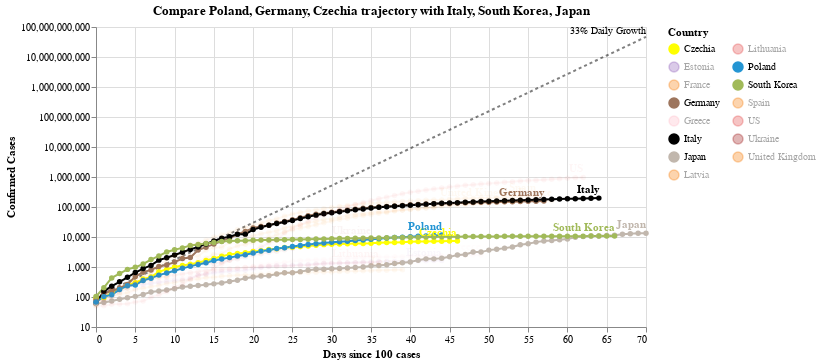

Here is the notebook cell this chart was saved with:
### Code cell
#hide_input
chart2 = make_since_chart(['Poland', 'Germany', 'Czechia'])
chart2

### Figure 1 — Vega-Lite specification as saved in the notebook (floating-point values rounded to 4 significant figures; data arrays with more than 128 entries replaced by an {"elided": "..."} marker saying what was removed)
{"config": {"view": {"continuousWidth": 400, "continuousHeight": 300}}, "layer": [{"mark": {"type": "line", "color": "black", "opacity": 0.5, "strokeDash": [3, 3]}, "encoding": {"x": {"type": "quantitative", "field": "Days since 100 cases"}, "y": {"type": "quantitative", "field": "Confirmed Cases"}}}, {"mark": {"type": "text", "align": "right", "dy": -6, "fontSize": 10, "text": "33% Daily Growth"}, "encoding": {"x": {"type": "quantitative", "field": "Days since 100 cases"}, "y": {"type": "quantitative", "field": "Confirmed Cases"}}, "transform": [{"filter": "(datum['Days since 100 cases'] >= 70)"}]}, {"data": {"name": "data-0e9b0f6815613332706c91ac41e01c24"}, "mark": {"type": "line", "point": true}, "encoding": {"color": {"type": "nominal", "field": "Country", "legend": {"columns": 2}, "scale": {"domain": ["Czechia", "Estonia", "France", "Germany", "Greece", "Italy", "Japan", "Latvia", "Lithuania", "Poland", "South Korea", "Spain", "US", "Ukraine", "United Kingdom"], "range": ["yellow", "#9467bd", "#F58518", "#9D755D", "pink", "black", "#C1B7AD", "#F58518", "#E45756", "#2495D3", "#A1BA59", "#F58518", "#E45756", "brown", "#F58518"]}}, "opacity": {"condition": {"value": 1, "selection": "selector002"}, "value": 0.05}, "tooltip": [{"type": "nominal", "field": "Country"}, {"type": "temporal", "field": "Date"}, {"type": "quantitative", "field": "Confirmed Cases"}, {"type": "quantitative", "field": "Days since 100 cases"}], "x": {"type": "quantitative", "field": "Days since 100 cases"}, "y": {"type": "quantitative", "field": "Confirmed Cases", "scale": {"type": "log"}}}, "selection": {"selector002": {"type": "multi", "fields": ["Country"], "bind": "legend", "init": [{"Country": "Poland"}, {"Country": "Germany"}, {"Country": "Czechia"}, {"Country": "Italy"}, {"Country": "South Korea"}, {"Country": "Japan"}]}}, "width": 550}, {"data": {"name": "data-0e9b0f6815613332706c91ac41e01c24"}, "mark": {"type": "text", "align": "right", "dy": -8, "fontWeight": "bold"}, "encoding": {"color": {"type": "nominal", "field": "Country", "legend": {"columns": 2}, "scale": {"domain": ["Czechia", "Estonia", "France", "Germany", "Greece", "Italy", "Japan", "Latvia", "Lithuania", "Poland", "South Korea", "Spain", "US", "Ukraine", "United Kingdom"], "range": ["yellow", "#9467bd", "#F58518", "#9D755D", "pink", "black", "#C1B7AD", "#F58518", "#E45756", "#2495D3", "#A1BA59", "#F58518", "#E45756", "brown", "#F58518"]}}, "opacity": {"condition": {"value": 1, "selection": "selector002"}, "value": 0.05}, "text": {"type": "nominal", "field": "Country"}, "tooltip": [{"type": "nominal", "field": "Country"}, {"type": "temporal", "field": "Date"}, {"type": "quantitative", "field": "Confirmed Cases"}, {"type": "quantitative", "field": "Days since 100 cases"}], "x": {"type": "quantitative", "field": "Days since 100 cases"}, "y": {"type": "quantitative", "field": "Confirmed Cases", "scale": {"type": "log"}}}, "transform": [{"filter": "(datum['Date'] >= 1587859200000)"}], "width": 550}], "data": {"name": "data-d5276c24790f743b3f5c40ddfbd27d02"}, "title": "Compare Poland, Germany, Czechia trajectory with Italy, South Korea, Japan", "$schema": "https://vega.github.io/schema/vega-lite/v4.0.2.json", "datasets": {"data-d5276c24790f743b3f5c40ddfbd27d02": [{"Days since 100 cases": 0, "Confirmed Cases": 100.0}, {"Days since 100 cases": 1, "Confirmed Cases": 133.0}, {"Days since 100 cases": 2, "Confirmed Cases": 176.9}, {"Days since 100 cases": 3, "Confirmed Cases": 235.3}, {"Days since 100 cases": 4, "Confirmed Cases": 312.9}, {"Days since 100 cases": 5, "Confirmed Cases": 416.2}, {"Days since 100 cases": 6, "Confirmed Cases": 553.5}, {"Days since 100 cases": 7, "Confirmed Cases": 736.1}, {"Days since 100 cases": 8, "Confirmed Cases": 979.1}, {"Days since 100 cases": 9, "Confirmed Cases": 1302.0}, {"Days since 100 cases": 10, "Confirmed Cases": 1732.0}, {"Days since 100 cases": 11, "Confirmed Cases": 2303.0}, {"Days since 100 cases": 12, "Confirmed Cases": 3064.0}, {"Days since 100 cases": 13, "Confirmed Cases": 4074.0}, {"Days since 100 cases": 14, "Confirmed Cases": 5419.0}, {"Days since 100 cases": 15, "Confirmed Cases": 7207.0}, {"Days since 100 cases": 16, "Confirmed Cases": 9586.0}, {"Days since 100 cases": 17, "Confirmed Cases": 12750.0}, {"Days since 100 cases": 18, "Confirmed Cases": 16960.0}, {"Days since 100 cases": 19, "Confirmed Cases": 22550.0}, {"Days since 100 cases": 20, "Confirmed Cases": 29990.0}, {"Days since 100 cases": 21, "Confirmed Cases": 39890.0}, {"Days since 100 cases": 22, "Confirmed Cases": 53060.0}, {"Days since 100 cases": 23, "Confirmed Cases": 70560.0}, {"Days since 100 cases": 24, "Confirmed Cases": 93850.0}, {"Days since 100 cases": 25, "Confirmed Cases": 124800.0}, {"Days since 100 cases": 26, "Confirmed Cases": 166000.0}, {"Days since 100 cases": 27, "Confirmed Cases": 220800.0}, {"Days since 100 cases": 28, "Confirmed Cases": 293700.0}, {"Days since 100 cases": 29, "Confirmed Cases": 390600.0}, {"Days since 100 cases": 30, "Confirmed Cases": 519500.0}, {"Days since 100 cases": 31, "Confirmed Cases": 690900.0}, {"Days since 100 cases": 32, "Confirmed Cases": 918900.0}, {"Days since 100 cases": 33, "Confirmed Cases": 1222000.0}, {"Days since 100 cases": 34, "Confirmed Cases": 1625000.0}, {"Days since 100 cases": 35, "Confirmed Cases": 2162000.0}, {"Days since 100 cases": 36, "Confirmed Cases": 2875000.0}, {"Days since 100 cases": 37, "Confirmed Cases": 3824000.0}, {"Days since 100 cases": 38, "Confirmed Cases": 5086000.0}, {"Days since 100 cases": 39, "Confirmed Cases": 6764000.0}, {"Days since 100 cases": 40, "Confirmed Cases": 8996000.0}, {"Days since 100 cases": 41, "Confirmed Cases": 11970000.0}, {"Days since 100 cases": 42, "Confirmed Cases": 15910000.0}, {"Days since 100 cases": 43, "Confirmed Cases": 21170000.0}, {"Days since 100 cases": 44, "Confirmed Cases": 28150000.0}, {"Days since 100 cases": 45, "Confirmed Cases": 37440000.0}, {"Days since 100 cases": 46, "Confirmed Cases": 49790000.0}, {"Days since 100 cases": 47, "Confirmed Cases": 66230000.0}, {"Days since 100 cases": 48, "Confirmed Cases": 88080000.0}, {"Days since 100 cases": 49, "Confirmed Cases": 117100000.0}, {"Days since 100 cases": 50, "Confirmed Cases": 155800000.0}, {"Days since 100 cases": 51, "Confirmed Cases": 207200000.0}, {"Days since 100 cases": 52, "Confirmed Cases": 275600000.0}, {"Days since 100 cases": 53, "Confirmed Cases": 366600000.0}, {"Days since 100 cases": 54, "Confirmed Cases": 487500000.0}, {"Days since 100 cases": 55, "Confirmed Cases": 648400000.0}, {"Days since 100 cases": 56, "Confirmed Cases": 862400000.0}, {"Days since 100 cases": 57, "Confirmed Cases": 1147000000.0}, {"Days since 100 cases": 58, "Confirmed Cases": 1525000000.0}, {"Days since 100 cases": 59, "Confirmed Cases": 2029000000.0}, {"Days since 100 cases": 60, "Confirmed Cases": 2698000000.0}, {"Days since 100 cases": 61, "Confirmed Cases": 3589000000.0}, {"Days since 100 cases": 62, "Confirmed Cases": 4773000000.0}, {"Days since 100 cases": 63, "Confirmed Cases": 6348000000.0}, {"Days since 100 cases": 64, "Confirmed Cases": 8443000000.0}, {"Days since 100 cases": 65, "Confirmed Cases": 11230000000.0}, {"Days since 100 cases": 66, "Confirmed Cases": 14940000000.0}, {"Days since 100 cases": 67, "Confirmed Cases": 19860000000.0}, {"Days since 100 cases": 68, "Confirmed Cases": 26420000000.0}, {"Days since 100 cases": 69, "Confirmed Cases": 35140000000.0}, {"Days since 100 cases": 70, "Confirmed Cases": 46730000000.0}], "data-0e9b0f6815613332706c91ac41e01c24": {"elided": "795 records"}}}
